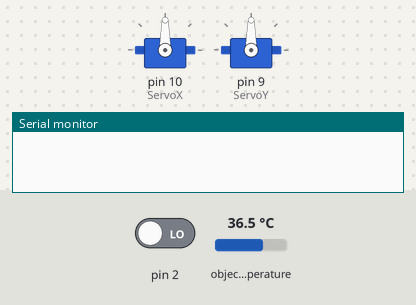
Simulated run of this sketch. Board: Arduino Uno, built with avr-gcc and run on an emulated ATmega328P. On the bench: 2 × servo, the last lines printed to the serial monitor. The test bench sets the inputs (shaded band); at power-on: pin 2 LOW, object temperature 36.5 °C. Storage starts empty.

Above: at 1.2 s.
1.3 s: pin 2 driven HIGH
At 1.77 s:
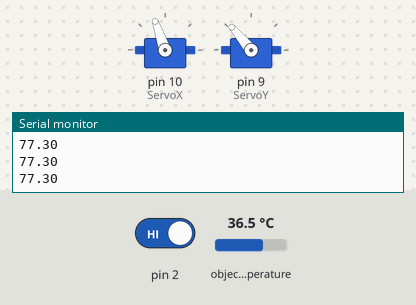
At 3.19 s:
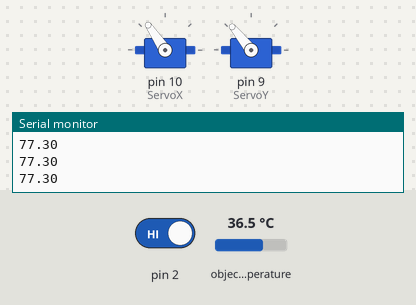
4.3 s: object temperature set to 44 °C
At 4.48 s:
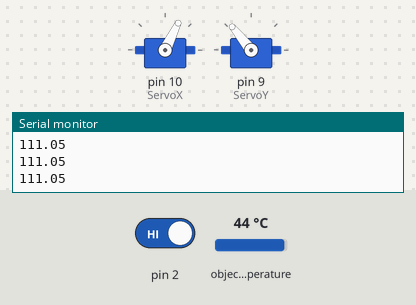
7.3 s: object temperature set to 20 °C
Timing chart, 0 to 22.6 s (numbered marks = the images above; inputs shaded):
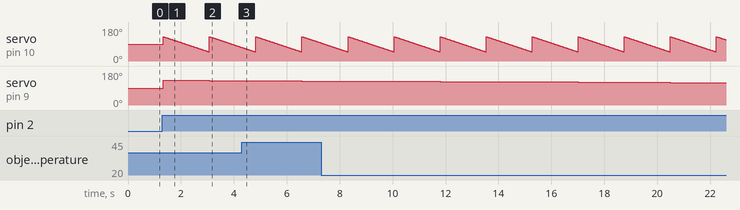

Measured:
- after the input at 1.3 s, servo on pin 9 (ServoY): 90° → 130° at once, → 129° 1.7 s later
- by itself, servo on pin 10 (ServoX): ramps from 129° to 50° and jumps back, once every 1.7 s

The sketch:

Sketch.ino
```cpp
#include <Wire.h>
#include <Adafruit_MLX90614.h>
#include <Servo.h>
#include <SPI.h>
#include <SD.h>

byte resolutionX = 80;
byte resolutionY = 80;
byte xTop = 90 + resolutionX/2;
byte yTop = 90 + resolutionY/2;
String Line;
Adafruit_MLX90614 mlx = Adafruit_MLX90614();
Servo ServoX;
Servo ServoY;
File data;

void setup(){
    Serial.begin(9600);
    mlx.begin();
    ServoX.attach(10);
    ServoY.attach(9);
    pinMode(2, INPUT);
}

void loop(){
    int buttonState = digitalRead(2);
    if(Serial.available() > 0 || buttonState == HIGH) {
        ServoX.write(xTop);
        ServoY.write(yTop);
        if(SD.begin(4)){
            data = SD.open("data.csv", FILE_WRITE);
        }
        for(byte yi = yTop; yi > yTop - resolutionY; yi--) {
            for(byte xi = xTop; xi > xTop - resolutionX; xi--) {
                ServoX.write(ServoX.read() - 1);
                delay(20);
                double temperature = 4.5*mlx.readObjectTempC() - 87;
                Serial.println(temperature);
                Line.concat(String(temperature));
                if (xi != xTop - resolutionX - 1) {
                    Line.concat(",");
                }
            }
            if(SD.begin(4)){
                if(data){
                    data.println(Line);
                    Line = "";
                }
            }
            ServoX.write(xTop);
            ServoY.write(ServoY.read() - 1);
        }
        if(SD.begin(4)){
            data.close();
        }
        ServoX.write(90);
        ServoY.write(90);
        exit(0);
    }
}
```
